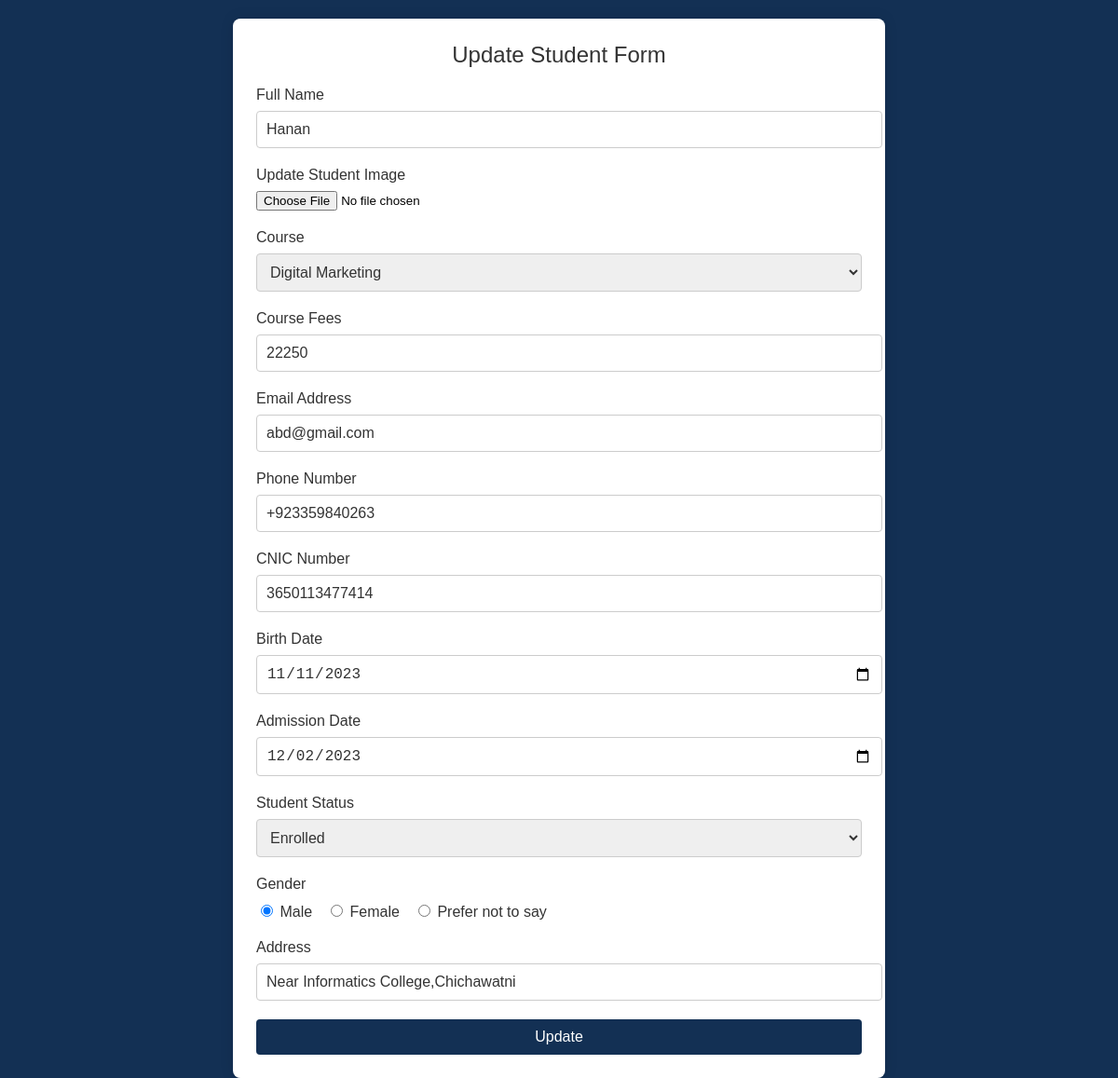
Screenshot of /model/update_students.php?id=37 (signed in) with the database file from the repository.
### tables this page shows
CREATE TABLE `students` (
  `id` int(100) NOT NULL,
  `name` varchar(100) NOT NULL,
  `image` varchar(255) NOT NULL,
  `course` varchar(100) NOT NULL,
  `fees` int(100) NOT NULL,
  `paid` int(100) NOT NULL,
  `contact` varchar(255) NOT NULL,
  `email` varchar(100) NOT NULL,
  `cnic` varchar(255) NOT NULL,
  `dob` varchar(100) NOT NULL,
  `doa` varchar(255) NOT NULL,
  `status` varchar(255) NOT NULL,
  `doc` varchar(255) NOT NULL,
  `gender` varchar(100) NOT NULL,
  `address` varchar(1000) NOT NULL
);

CREATE TABLE `courses` (
  `id` int(100) NOT NULL,
  `name` varchar(100) NOT NULL,
  `detail` varchar(1100) NOT NULL,
  `gender` varchar(100) NOT NULL,
  `duration` varchar(110) NOT NULL,
  `fee` int(11) NOT NULL,
  `tutor` varchar(1100) NOT NULL
);

### model/update_students.php (the view, shortened to what this page needs)
<!DOCTYPE html>
<html lang="en">
<head>
    <link rel="stylesheet" href="../view/student_form.css">
</head>
<body>
    <?php
    $host = 'localhost';
    $username = 'root';
    $password = '';
    $database = 'finetech';
    $conn = mysqli_connect($host, $username, $password, $database);
    $id = $_GET['id'];
    $sql = "SELECT * FROM students WHERE id = $id";
    $result = mysqli_query($conn, $sql);
    if ($result && mysqli_num_rows($result) > 0) {
        $row = mysqli_fetch_assoc($result);
        $name = $row['name'];
        $course = $row['course'];
        $fees = $row['fees'];
        $email = $row['email'];
        $contact = $row['contact'];
        $cnic = $row['cnic'];
        $dob = $row['dob'];
        $doa = $row['doa'];
        $gender = $row['gender'];
        $address = $row['address'];
        $status = $row['status'];
    } else {
        echo "Student not found.";
        exit;
    }
    ?>
    <section class="container">
        <header>Update Student Form</header>
        <form action="../controller/update_students.php" method="POST" class="form" enctype="multipart/form-data">
            <div class="input-box">
                <label for="full_name">Full Name</label>
                <input type="text" id="full_name" name="name" value="<?php echo $name; ?>" placeholder="Enter full name" required />
            </div>
            <div class="input-box">
                <label for="student_image">Update Student Image</label>
                <input type="file" id="student_image" name="student_image" accept="image/*" onchange="previewImage(event)" />
            </div>
            <div class="input-box">
                <label for="course">Course</label>
                <select id="course" name="course" required>
                    <?php
                    $sql = "SELECT name FROM courses";
                    $result = mysqli_query($conn, $sql);
                    if (mysqli_num_rows($result) > 0) {
                        while ($row = mysqli_fetch_assoc($result)) {
                            $courseName = $row['name'];
                            echo '<option value="' . $courseName . '" ' . ($course === $courseName ? 'selected' : '') . '>' . $courseName . '</option>';
                        }
                    } else {
                        echo '<option value="" disabled>No courses available</option>';
                    }
                    ?>
                </select>
            </div>
         <div class="input-box">
                <label for="fees">Course Fees</label>
                <input type="number" id="fees" name="fees" value="<?php echo $fees; ?>" placeholder="Enter Course Fees" required />
            </div>
            <div class="input-box">
                <label for="email">Email Address</label>
                <input type="text" id="email" name="email" value="<?php echo $email; ?>" placeholder="Enter email address" required />
            </div>
            <div class="input-box">
                <label for="contact">Phone Number</label>
                <input type="text" id="phone_number" name="contact" value="<?php echo $contact; ?>" placeholder="Enter phone number" required />
            </div>
            <div class="input-box">
                <label for="cnic_number">CNIC Number</label>
                <input type="text" id="cnic_number" name="cnic" value="<?php echo $cnic; ?>" placeholder="Enter CNIC number" required maxlength="13" />
            </div>
            <div class="input-box">
                <label for="birth_date">Birth Date</label>
                <input type="date" id="birth_date" name="dob" value="<?php echo $dob; ?>" required />
            </div>
            <div class="input-box">
                <label for="admission_date">Admission Date</label>
                <input type="date" id="admission_date" name="doa" value="<?php echo $doa; ?>" required />
            </div>
              <div class="input-box">
                <label for="student_status">Student Status</label>
                <select id="student_status" name="status" required>
                    <option value="Enrolled" <?php echo ($status === 'Enrolled') ? 'selected' : ''; ?>>Enrolled</option>
                </select>
            </div>
            <div class="gender-box">
                <h3>Gender</h3>
                <div class="gender-option">
                    <div class="gender">
                        <input type="radio" id="male" name="gender" value="Male" <?php echo ($gender === 'Male') ? 'checked' : ''; ?> />
                        <label for="male">Male</label>
                    </div>
                    <div class="gender">
                        <input type="radio" id="female" name="gender" value="Female" <?php echo ($gender === 'Female') ? 'checked' : ''; ?> />
                        <label for="female">Female</label>
                    </div>
                    <div class="gender">
                        <input type="radio" id="other" name="gender" value="Prefer not to say" <?php echo ($gender === 'Prefer not to say') ? 'checked' : ''; ?> />
                        <label for="other">Prefer not to say</label>
                    </div>
                </div>
            </div>
            <div class="input-box address">
                <label for="street_address">Address</label>
                <input type="text" id="street_address" name="address" value="<?php echo $address; ?>" placeholder="Enter street address" required />
            </div>
            <button type="submit">Update</button>
        </form>
    </section>
</body>
</html>

### view/student_form.css (style rules this page uses)
body { margin: 0; padding: 0; font-family: Arial, sans-serif; background-color: #133054; }
.container { position: relative; max-width: 700px; width: 100%; background: #fff; padding: 25px; border-radius: 8px; box-shadow: 0 0 15px rgba(0, 0, 0, 0.1); margin: 0 auto; margin-top: 20px; box-sizing: border-box; }
.container header { font-size: 1.5rem; color: #333; font-weight: 500; text-align: center; margin-bottom: 20px; }
.input-box { margin-bottom: 20px; }
.input-box label { color: #333; display: block; margin-bottom: 8px; font-weight: 500; }
.input-box input[type="text"], .input-box input[type="number"], .input-box input[type="date"], .input-box input[type="password"], .input-box select { width: 100%; padding: 10px; border: 1px solid #ccc; border-radius: 4px; font-size: 16px; color: #333; }
.gender-box { margin-bottom: 20px; }
.gender-box h3 { color: #333; font-size: 1rem; font-weight: 400; margin-bottom: 10px; }
.gender-option { display: flex; gap: 15px; }
.gender label { color: #333; font-weight: 500; }
form button { display: block; width: 100%; padding: 10px; background-color: #133054; color: #fff; border: none; border-radius: 4px; font-size: 16px; cursor: pointer; transition: background-color 0.3s ease; }

### rows the page displays
students: name "Hanan", course "Digital Marketing", fees "22250", email "abd@gmail.com", contact "+923359840263", cnic "3650113477414", dob "11/11/2023", doa "12/02/2023", status "Enrolled", gender "☑ Male", gender "☐ Female", gender "☐ Prefer not to say", address "Near Informatics College,Chichawatni"
